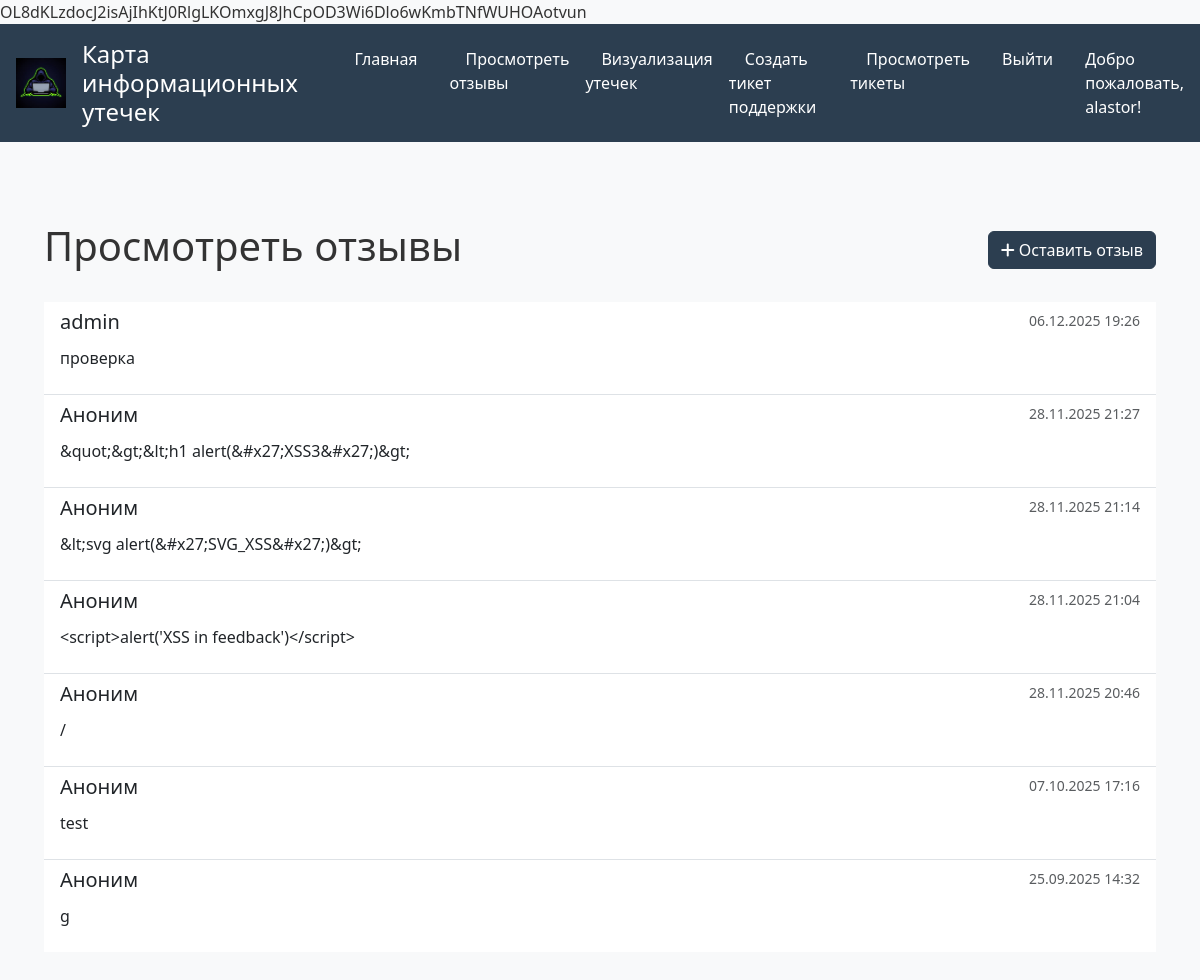
/view_feedback/ (signed in), run on an earlier commit of the app's database.
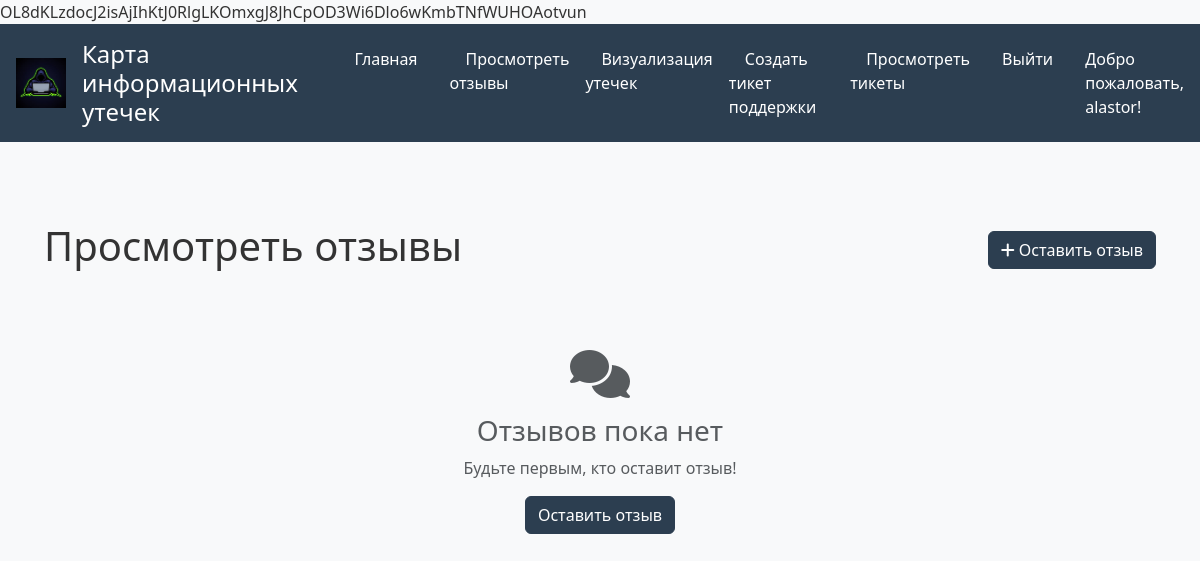
And on a later commit of the database.
### leaksmap/models.py (models this page shows, shortened)
class Feedback(models.Model):
    user = models.ForeignKey(
        User,
        on_delete=models.SET_NULL,
        null=True,
        blank=True
    )
    content = models.TextField(
        validators=[MaxLengthValidator(5000)]
    )
    created_at = models.DateTimeField(auto_now_add=True)
    class Meta:
        verbose_name = "Feedback"
        verbose_name_plural = "Feedbacks"
        ordering = ['-created_at']
        indexes = [
            models.Index(fields=['user']),
            models.Index(fields=['created_at']),
        ]

### leaksmap/feedback.py (the view)
# urls.py: path('view_feedback/', feedback.view_feedback, name='view_feedback'),
def view_feedback(request):
    feedbacks = Feedback.objects.all().order_by('-created_at')
    return render(request, 'leaksmap/view_feedback.html', {'feedbacks': feedbacks})

### leaksmap/templates/leaksmap/view_feedback.html (shortened to what this page needs)
{% extends "leaksmap/base.html" %}
{% block content %}
    <div class="container mt-5">
        <div class="d-flex justify-content-between align-items-center mb-4">
            <h1>Просмотреть отзывы</h1>
            <a href="{% url 'feedback' %}" class="btn btn-primary">
                <i class="fas fa-plus"></i> Оставить отзыв
            </a>
        </div>
        {% if feedbacks %}
            <ul class="list-group list-group-flush">
                {% for feedback in feedbacks %}
                    <li class="list-group-item">
                        <div class="d-flex w-100 justify-content-between">
                            <h5 class="mb-1">{{ feedback.user.username|default:'Аноним' }}</h5>
                            <small class="text-muted">{{ feedback.created_at|date:"d.m.Y H:i" }}</small>
                        </div>
                        <p class="mb-2">{{ feedback.content|escape|linebreaks }}</p>
                    </li>
                {% endfor %}
            </ul>
        {% else %}
            <div class="text-center py-5">
                <i class="fas fa-comments fa-3x text-muted mb-3"></i>
                <h3 class="text-muted">Отзывов пока нет</h3>
                <p class="text-muted">Будьте первым, кто оставит отзыв!</p>
                <a href="{% url 'feedback' %}" class="btn btn-primary">Оставить отзыв</a>
            </div>
        {% endif %}
    </div>
{% endblock %}

### leaksmap/templates/leaksmap/base.html (shortened to what this page needs)
{% load static %}
<!DOCTYPE html>
<html lang="ru">
<head>
    <link href="https://cdn.jsdelivr.net/npm/bootstrap@5.3.8/dist/css/bootstrap.min.css" rel="stylesheet">
<link rel="stylesheet" href="https://cdnjs.cloudflare.com/ajax/libs/font-awesome/6.6.0/css/all.min.css">
<link rel="stylesheet" href="{% static 'css/main.css' %}">
    <link rel="stylesheet" href="href=https://cdnjs.cloudflare.com/ajax/libs/font-awesome/6.6.0/css/all.min.css">
</head>
<body>
    <header>
<img src="{% static 'img/logo.png' %}" alt="Logo" style="width: 50px; height: 50px;" />
        <h1>Карта информационных утечек</h1>
        <nav>
            <ul>
                <li><a href="{% url 'home' %}">Главная</a></li>
<li><a href="{% url 'view_feedback' %}">Просмотреть отзывы</a></li>
                {% if user.is_authenticated %}
                    <li><a href="{% url 'visualize_breaches' %}">Визуализация утечек</a></li>
                    <li><a href="{% url 'create_ticket' %}">Создать тикет поддержки</a></li>
                    <li><a href="{% url 'view_tickets' %}">Просмотреть тикеты</a></li>
                    <li><a href="{% url 'logout' %}">Выйти</a></li>
                    <li>Добро пожаловать, {{ user.username|escape }}!</li>
                {% else %}
<li><a href="{% url 'login' %}">Login</a></li>
                    <li><a href="{% url 'register' %}">Зарегистрироваться</a></li>
                {% endif %}
            </ul>
        </nav>
    </header>
    <main>
        {% block content %}
        {% endblock %}
    </main>
</body>
</html>

### leaksmap/static/CSS/main.css (style rules this page uses)
body { font-family: 'Segoe UI', Tahoma, Geneva, Verdana, sans-serif; background-color: #f8f9fa; color: #333; margin: 0; padding: 0; }
header { background-color: #2c3e50; color: white; padding: 1rem; display: flex; align-items: center; gap: 1rem; }
header h1 { margin: 0; font-size: 1.5rem; }
nav ul { list-style: none; padding: 0; margin: 0; display: flex; gap: 1rem; }
nav a { color: white; text-decoration: none; padding: 0.5rem 1rem; border-radius: 4px; transition: background-color 0.3s; }
main { padding: 2rem; max-width: 1200px; margin: 0 auto; }
.btn-primary { background-color: #2c3e50; border-color: #2c3e50; }

What changed in the data, as far as the page shows it:
removed Feedback: user.username "admin", created_at "06.12.2025 19:26", content "проверка"
removed Feedback: user.username "Аноним", created_at "28.11.2025 21:27", content "&quot;&gt;&lt;h1 alert(&#x27;XSS3&#x27;)&gt;"
removed Feedback: user.username "Аноним", created_at "28.11.2025 21:14", content "&lt;svg alert(&#x27;SVG_XSS&#x27;)&gt;"
removed Feedback: user.username "Аноним", created_at "28.11.2025 21:04", content "<script>alert('XSS in feedback')</script>"
removed Feedback: user.username "Аноним", created_at "28.11.2025 20:46", content "/"
removed Feedback: user.username "Аноним", created_at "07.10.2025 17:16", content "test"
removed Feedback: user.username "Аноним", created_at "25.09.2025 14:32", content "g"
Also different on the page:
text now shown: "Отзывов пока нет Будьте первым, кто оставит отзыв! Оставить отзыв"
